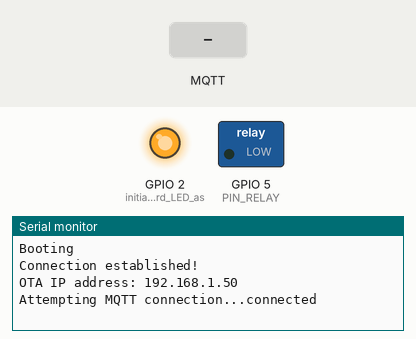
Bench run of a program on a simulated ESP8266 (Wemos D1 mini). On the bench: switched loads named in the program (green lamp = pin HIGH), output pins drawn as LEDs (lit = HIGH), the last lines printed to the serial monitor. Inputs (shaded band) come from the test bench. WiFi joins after 1.5 s; servers stay silent unless stated; no MQTT or app messages arrive unless stated.

Above: at 2.7 s.
2.8 s: MQTT message "1" arrives on the first subscribed topic
At 4.0 s:
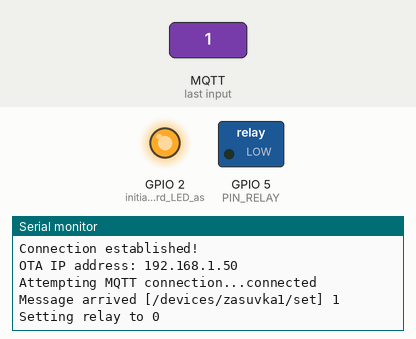
4.3 s: MQTT message "on" arrives on the first subscribed topic
At 5.5 s:
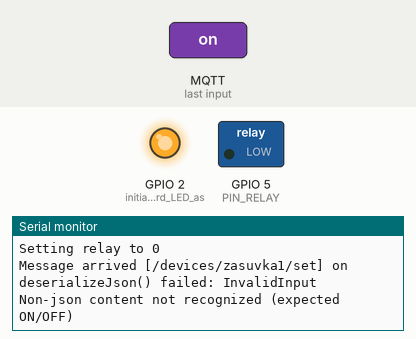
5.8 s: MQTT message "off" arrives on the first subscribed topic
At 6.6 s:
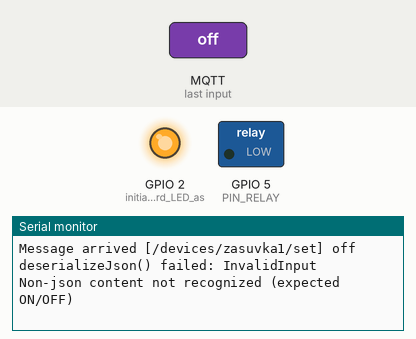

The program:

main.cpp
```cpp
#include <Arduino.h>
#include "config.h"
#include "ota.h"
#include "mqtt.h"
#include <Ticker.h>

const char* ssid = WIFI_SSID;
const char* password = WIFI_PASSWORD;

void blick();

Ticker heartBeatTimer(mqttHeartBeat, HEART_BEAT_S*1000);
Ticker blickTimer(blick, BLICK_S*1000);

void handler(u8 value) {
  if (value) {
    digitalWrite(PIN_RELAY, HIGH);
    logState(1);
  } else {
    digitalWrite(PIN_RELAY, LOW);
    logState(0);
  }
}

void setupAndWaitForWifi() {
  WiFi.mode(WIFI_STA);
  WiFi.begin(ssid, password);
  while (WiFi.waitForConnectResult() != WL_CONNECTED) {
    Serial.println("Connection Failed! Rebooting...");
    delay(5000);
    ESP.restart();
  }
  Serial.println('\n');
  Serial.println("Connection established!");
  WiFi.setAutoReconnect(true);
}

void setup() {
  pinMode(LED_BUILTIN, OUTPUT);  // initialize onboard LED as output
  pinMode(PIN_RELAY, OUTPUT);
  Serial.begin(115200);
  Serial.println("Booting");
  setupAndWaitForWifi();
  setupOTA();
  setupMqtt();
  connectMqtt();
  heartBeatTimer.start();
  blickTimer.start();
  digitalWrite(LED_BUILTIN, HIGH);
  setRelayHandler(handler);
}

void loop() {
  ArduinoOTA.handle();
  mqttLoop();
  heartBeatTimer.update();
  blickTimer.update();
}

void blick() {
  digitalWrite(LED_BUILTIN, LOW);
  delay(5);
  digitalWrite(LED_BUILTIN, HIGH);
}
```

mqtt.h
```cpp
#ifndef MQTT_H
#define MQTT_H

typedef void (*relayHandlerType)(u8);

void mqttHeartBeat();
void setupMqtt();
void connectMqtt();
void mqttLoop();
void mqttLog(char *message);
void setRelayHandler(relayHandlerType handler);
void logState(int value);

#endif
```

ota.h
```cpp
#ifndef OTA_H
#define OTA_H

#include <ArduinoOTA.h>

void setupOTA();

#endif
```

mqtt.cpp
```cpp
#include <ESP8266WiFi.h>
#include "mqtt.h"
#include <WifiClient.h>
#include "config.h"
#include <PubSubClient.h>
#include <ArduinoJson.h>

WiFiClient net;
PubSubClient client(net);
StaticJsonDocument<200> doc;
relayHandlerType relayHandler = NULL;

char buffer[100];

void connectMqtt() {
  // Loop until we're reconnected
  while (!client.connected()) {
    Serial.print("Attempting MQTT connection...");
    // Attempt to connect
    if (client.connect("zasuvka")) {
      Serial.println("connected");
      // Once connected, publish an announcement...
      sprintf(buffer, "Zasuvka connected to MQTT with IP  %s, dedicated log %s", WiFi.localIP().toString().c_str(), MQTT_LOG_TOPIC);
      client.publish(MQTT_GLOBAL_LOG_TOPIC,buffer);
      mqttLog(buffer);
      // ... and resubscribe
      client.subscribe(MQTT_SUB_TOPIC);
    } else {
      Serial.print("Mqtt connect failed, rc=");
      Serial.print(client.state());
      Serial.println(" try again in 5 seconds");
      // Wait 5 seconds before retrying
      delay(5000);
    }
  }
}

void mqttHeartBeat() {
    mqttLog("Zasuvka alive");
}

void logState(int value) {
  if (client.connected()) {
    sprintf(buffer, "Zasuvka state  %d", value);
    client.publish(MQTT_LOG_TOPIC,buffer);
  }
}

void mqttLog(char *message) {
  if (client.connected()) {
    client.publish(MQTT_LOG_TOPIC,message);
  }
}

void setRelayHandler(relayHandlerType handler) {
    relayHandler = handler;
}

void callback(char* topic, byte* payload, unsigned int length) {
  Serial.print("Message arrived [");
  Serial.print(topic);
  Serial.print("] ");
  for (unsigned int i=0;i<length;i++) {
    Serial.print((char)payload[i]);
  }
  Serial.println();
  u8 val = 0;
  u8 valSet = 0;
  DeserializationError error = deserializeJson(doc, payload);
  if (error) {
    Serial.print(F("deserializeJson() failed: "));
    Serial.println(error.f_str());
    if (strncmp("ON", (char *) payload, 2) == 0) {
      val = 1;
      valSet = 1;
    }
    if (strncmp("OFF", (char *) payload, 3) == 0) {
      val = 0;
      valSet = 1;
    }
    if (!valSet) {
      Serial.println("Non-json content not recognized (expected ON/OFF)");
      return;
    }
  } else {
    val = doc["value"];
    valSet = 1;
  }
  if (valSet) {
      Serial.print("Setting relay to ");
      Serial.println(val);
      if (relayHandler != NULL) {
          relayHandler(val);
      } else {
          Serial.println("WARNING: relay handler not set");
      }
      if (client.connected()) {
        client.publish(MQTT_PUB_TOPIC, val ? "ON" : "OFF");
      }
  }
}

void setupMqtt() {
  client.setServer(MQTT_SERVER, 1883);
  client.setCallback(callback);
}

void mqttLoop() {
  if (!client.connected()) {
    connectMqtt();
  }
  client.loop();
}
```

ota.cpp
```cpp
#include "ota.h"

void setupOTA() {
  // Port defaults to 8266
  // ArduinoOTA.setPort(8266);

  // Hostname defaults to esp8266-[ChipID]
  ArduinoOTA.setHostname("ring-ota");

  // No authentication by default
  // ArduinoOTA.setPassword("admin");

  // Password can be set with it's md5 value as well
  // MD5(admin) = 21232f297a57a5a743894a0e4a801fc3
  // ArduinoOTA.setPasswordHash("21232f297a57a5a743894a0e4a801fc3");

  ArduinoOTA.onStart([]() {
    Serial.println("OTA starting...");
    String type;
    if (ArduinoOTA.getCommand() == U_FLASH) {
      type = "sketch";
    } else { // U_FS
      type = "filesystem";
    }

    // NOTE: if updating FS this would be the place to unmount FS using FS.end()
    Serial.println("Start updating " + type);
  });
  ArduinoOTA.onEnd([]() {
    Serial.println("\nEnd");
  });
  ArduinoOTA.onProgress([](unsigned int progress, unsigned int total) {
    //Serial.printf("Progress: %u%%\r", (progress / (total / 100)));
    ;
  });
  ArduinoOTA.onError([](ota_error_t error) {
    Serial.printf("Error[%u]: ", error);
    if (error == OTA_AUTH_ERROR) {
      Serial.println("Auth Failed");
    } else if (error == OTA_BEGIN_ERROR) {
      Serial.println("Begin Failed");
    } else if (error == OTA_CONNECT_ERROR) {
      Serial.println("Connect Failed");
    } else if (error == OTA_RECEIVE_ERROR) {
      Serial.println("Receive Failed");
    } else if (error == OTA_END_ERROR) {
      Serial.println("End Failed");
    }
  });
  ArduinoOTA.begin();
  Serial.print("OTA IP address: ");
  Serial.println(WiFi.localIP());
}
```

config-sample.h
```cpp
// rename this file to config.h and update values below

#ifndef CONFIG_H
#define CONFIG_H

// control topic to listen to - with ON/OFF commands
#define MQTT_SUB_TOPIC "/devices/zasuvka1/set"
// status topic
#define MQTT_PUB_TOPIC "/devices/zasuvka1"
// logging topic
#define MQTT_LOG_TOPIC "/devices/zasuvka1/log"
// logging topic to send IP once
#define MQTT_GLOBAL_LOG_TOPIC "log"
#define WIFI_SSID "my_network"
#define WIFI_PASSWORD "my_password"
#define MQTT_SERVER "192.168.1.1"
// interval in seconds to send heartbeat message
#define HEART_BEAT_S 60*60
// interval in seconds to blink built-in LED
#define BLICK_S 30

// Wemos D1
#define PIN_RELAY 5


#endif
```

Measured:
- after the input at 2.8 s, the serial monitor: prints a new line at once (image 1)
- after the input at 4.3 s, the serial monitor: prints a new line at once (image 2)
- after the input at 5.8 s, the serial monitor: prints a new line at once (image 3)
